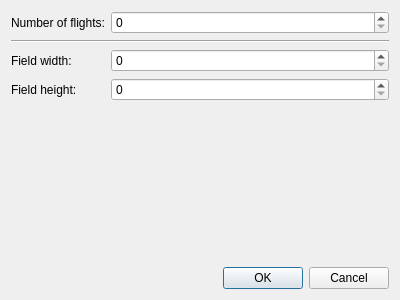
<?xml version="1.0" encoding="UTF-8"?>
<ui version="4.0">
 <class>settingsDialog</class>
 <widget class="QDialog" name="settingsDialog">
  <property name="geometry">
   <rect>
    <x>0</x>
    <y>0</y>
    <width>400</width>
    <height>300</height>
   </rect>
  </property>
  <property name="windowTitle">
   <string>Settings</string>
  </property>
  <layout class="QVBoxLayout" name="verticalLayout">
   <item>
    <layout class="QFormLayout" name="formLayout">
     <item row="0" column="1">
      <widget class="QSpinBox" name="flightsNumber"/>
     </item>
     <item row="0" column="0">
      <widget class="QLabel" name="label">
       <property name="text">
        <string>Number of flights:</string>
       </property>
      </widget>
     </item>
     <item row="2" column="0">
      <widget class="QLabel" name="label_2">
       <property name="text">
        <string>Field width:</string>
       </property>
      </widget>
     </item>
     <item row="2" column="1">
      <widget class="QSpinBox" name="modelWidth">
       <property name="maximum">
        <number>999999</number>
       </property>
      </widget>
     </item>
     <item row="3" column="0">
      <widget class="QLabel" name="label_3">
       <property name="text">
        <string>Field height:</string>
       </property>
      </widget>
     </item>
     <item row="3" column="1">
      <widget class="QSpinBox" name="modelHeight">
       <property name="maximum">
        <number>999999</number>
       </property>
      </widget>
     </item>
     <item row="1" column="0" colspan="2">
      <widget class="Line" name="line">
       <property name="orientation">
        <enum>Qt::Horizontal</enum>
       </property>
      </widget>
     </item>
    </layout>
   </item>
   <item>
    <widget class="QDialogButtonBox" name="buttonBox">
     <property name="orientation">
      <enum>Qt::Horizontal</enum>
     </property>
     <property name="standardButtons">
      <set>QDialogButtonBox::Cancel|QDialogButtonBox::Ok</set>
     </property>
    </widget>
   </item>
  </layout>
 </widget>
 <resources/>
 <connections>
  <connection>
   <sender>buttonBox</sender>
   <signal>accepted()</signal>
   <receiver>settingsDialog</receiver>
   <slot>accept()</slot>
   <hints>
    <hint type="sourcelabel">
     <x>248</x>
     <y>254</y>
    </hint>
    <hint type="destinationlabel">
     <x>157</x>
     <y>274</y>
    </hint>
   </hints>
  </connection>
  <connection>
   <sender>buttonBox</sender>
   <signal>rejected()</signal>
   <receiver>settingsDialog</receiver>
   <slot>reject()</slot>
   <hints>
    <hint type="sourcelabel">
     <x>316</x>
     <y>260</y>
    </hint>
    <hint type="destinationlabel">
     <x>286</x>
     <y>274</y>
    </hint>
   </hints>
  </connection>
 </connections>
</ui>
